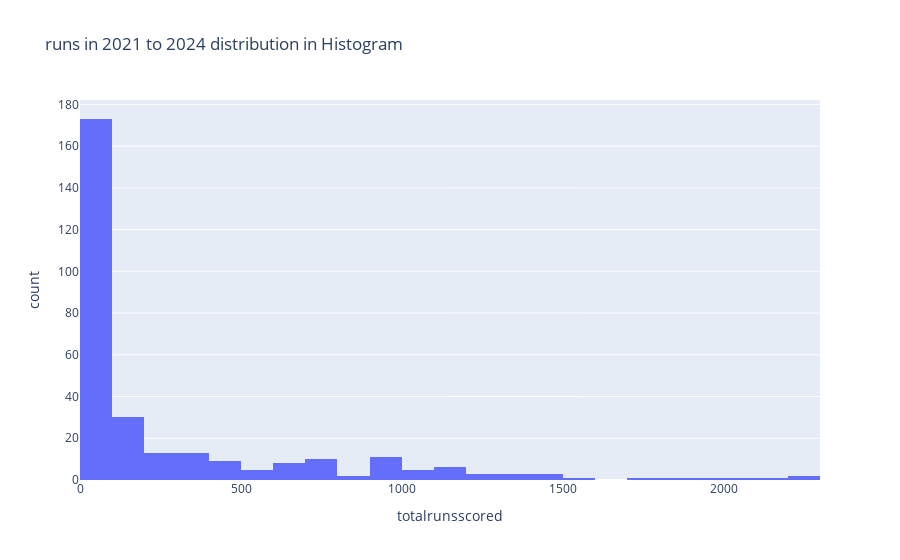

Source (notebook cell):
### Code cell
# Now see the distribution of runs scored in 2024 and 2023

# Create the histogram for runs in 2024
fig1 = px.histogram(data, x='totalrunsscored', 
                   title='runs in 2021 to 2024 distribution in Histogram', 
                   labels={'runsin2024': 'Runs scored', 'count': 'Frequency'})

# Store the result in a tuple
result1 = (fig1, 'Runs Histogram', 'Distribution of runs')




# To display the plot (if you're in a Jupyter notebook or similar environment)
fig1.show()

### Figure 1 — Plotly figure (JSON) as saved in the notebook; plotly's stock layout.template omitted (floating-point values rounded to 4 significant figures; data arrays with more than 128 entries replaced by an {"elided": "..."} marker saying what was removed)
{"data": [{"alignmentgroup": "True", "bingroup": "x", "hovertemplate": "totalrunsscored=%{x}<br>count=%{y}<extra></extra>", "legendgroup": "", "marker": {"color": "#636efa", "pattern": {"shape": ""}}, "name": "", "offsetgroup": "", "orientation": "v", "showlegend": false, "type": "histogram", "x": {"elided": "302 int values"}, "xaxis": "x", "yaxis": "y"}], "layout": {"barmode": "relative", "legend": {"tracegroupgap": 0}, "title": {"text": "runs in 2021 to 2024 distribution in Histogram"}, "xaxis": {"anchor": "y", "domain": [0, 1], "title": {"text": "totalrunsscored"}}, "yaxis": {"anchor": "x", "domain": [0, 1], "title": {"text": "count"}}}}
